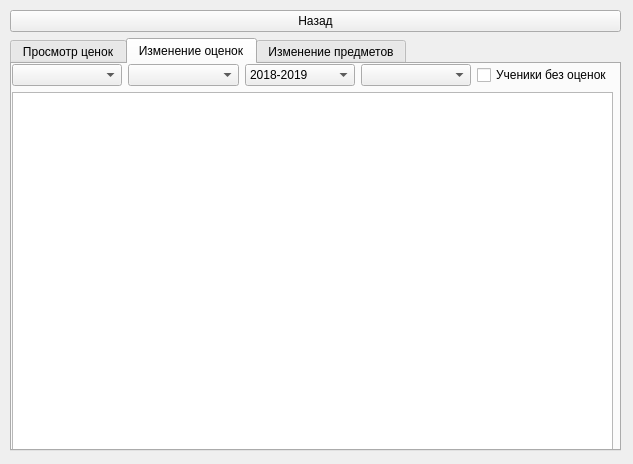
<?xml version="1.0" encoding="UTF-8"?>
<ui version="4.0">
    <class>Form</class>
    <widget class="QWidget" name="Form">
        <property name="geometry">
            <rect>
                <x>0</x>
                <y>0</y>
                <width>633</width>
                <height>464</height>
            </rect>
        </property>
        <property name="windowTitle">
            <string>Form</string>
        </property>
        <widget class="QWidget" name="gridLayoutWidget">
            <property name="geometry">
                <rect>
                    <x>10</x>
                    <y>10</y>
                    <width>611</width>
                    <height>441</height>
                </rect>
            </property>
            <layout class="QGridLayout" name="gridLayout_main">
                <item row="1" column="0">
                    <widget class="QTabWidget" name="tabWidget">
                        <property name="currentIndex">
                            <number>1</number>
                        </property>
                        <widget class="QWidget" name="viewMarks">
                            <attribute name="title">
                                <string>Просмотр ценок</string>
                            </attribute>
                            <widget class="QWidget" name="gridLayoutWidget_2">
                                <property name="geometry">
                                    <rect>
                                        <x>0</x>
                                        <y>0</y>
                                        <width>641</width>
                                        <height>411</height>
                                    </rect>
                                </property>
                                <layout class="QGridLayout" name="gridLayout_viewMarks">
                                    <item row="0" column="2">
                                        <widget class="QComboBox" name="comboBox_year">
                                            <item>
                                                <property name="text">
                                                    <string>2018-2019</string>
                                                </property>
                                            </item>
                                            <item>
                                                <property name="text">
                                                    <string>2019-2020</string>
                                                </property>
                                            </item>
                                            <item>
                                                <property name="text">
                                                    <string>2020-2021</string>
                                                </property>
                                            </item>
                                        </widget>
                                    </item>
                                    <item row="0" column="1">
                                        <widget class="QComboBox" name="comboBox_classLetter"/>
                                    </item>
                                    <item row="0" column="0">
                                        <widget class="QComboBox" name="comboBox_classNum"/>
                                    </item>
                                    <item row="0" column="4">
                                        <widget class="QComboBox" name="comboBox_property">
                                            <item>
                                                <property name="text">
                                                    <string>Все люди</string>
                                                </property>
                                            </item>
                                            <item>
                                                <property name="text">
                                                    <string>Одна 2</string>
                                                </property>
                                            </item>
                                            <item>
                                                <property name="text">
                                                    <string>Одна 3</string>
                                                </property>
                                            </item>
                                            <item>
                                                <property name="text">
                                                    <string>Одна 4</string>
                                                </property>
                                            </item>
                                            <item>
                                                <property name="text">
                                                    <string>Одна 5</string>
                                                </property>
                                            </item>
                                            <item>
                                                <property name="text">
                                                    <string>Две 2</string>
                                                </property>
                                            </item>
                                            <item>
                                                <property name="text">
                                                    <string>Две 3</string>
                                                </property>
                                            </item>
                                            <item>
                                                <property name="text">
                                                    <string>Две 4</string>
                                                </property>
                                            </item>
                                            <item>
                                                <property name="text">
                                                    <string>Две 5</string>
                                                </property>
                                            </item>
                                        </widget>
                                    </item>
                                    <item row="0" column="3">
                                        <widget class="QComboBox" name="comboBox_type"/>
                                    </item>
                                    <item row="0" column="5">
                                        <widget class="QComboBox" name="comboBox_isKicked">
                                            <item>
                                                <property name="text">
                                                    <string>Оба типа</string>
                                                </property>
                                            </item>
                                            <item>
                                                <property name="text">
                                                    <string>Обучаются сейчас</string>
                                                </property>
                                            </item>
                                            <item>
                                                <property name="text">
                                                    <string>Отчислены/ушли</string>
                                                </property>
                                            </item>
                                        </widget>
                                    </item>
                                    <item row="1" column="0" colspan="6">
                                        <widget class="QTableWidget" name="tableWidget_viewMarks"/>
                                    </item>
                                </layout>
                            </widget>
                        </widget>
                        <widget class="QWidget" name="editMarks">
                            <attribute name="title">
                                <string>Изменение оценок</string>
                            </attribute>
                            <widget class="QWidget" name="gridLayoutWidget_3">
                                <property name="geometry">
                                    <rect>
                                        <x>0</x>
                                        <y>0</y>
                                        <width>601</width>
                                        <height>411</height>
                                    </rect>
                                </property>
                                <layout class="QGridLayout" name="gridLayout_editMarks">
                                    <item row="4" column="2">
                                        <widget class="QComboBox" name="comboBox_year_2">
                                            <item>
                                                <property name="text">
                                                    <string>2018-2019</string>
                                                </property>
                                            </item>
                                            <item>
                                                <property name="text">
                                                    <string>2019-2020</string>
                                                </property>
                                            </item>
                                            <item>
                                                <property name="text">
                                                    <string>2020-2021</string>
                                                </property>
                                            </item>
                                        </widget>
                                    </item>
                                    <item row="4" column="3">
                                        <widget class="QComboBox" name="comboBox_type_2"/>
                                    </item>
                                    <item row="4" column="0">
                                        <widget class="QComboBox" name="comboBox_classNum_2"/>
                                    </item>
                                    <item row="4" column="1">
                                        <widget class="QComboBox" name="comboBox_classLetter_2"/>
                                    </item>
                                    <item row="5" column="0" colspan="5">
                                        <widget class="QTableWidget" name="tableWidget_editMarks"/>
                                    </item>
                                    <item row="4" column="4">
                                        <widget class="QCheckBox" name="checkBox">
                                            <property name="text">
                                                <string>Ученики без оценок</string>
                                            </property>
                                        </widget>
                                    </item>
                                </layout>
                            </widget>
                        </widget>
                        <widget class="QWidget" name="editSubjects">
                            <attribute name="title">
                                <string>Изменение предметов</string>
                            </attribute>
                            <widget class="QWidget" name="gridLayoutWidget_4">
                                <property name="geometry">
                                    <rect>
                                        <x>0</x>
                                        <y>0</y>
                                        <width>611</width>
                                        <height>421</height>
                                    </rect>
                                </property>
                                <layout class="QGridLayout" name="gridLayout_editSubjects">
                                    <item row="0" column="0">
                                        <widget class="QComboBox" name="comboBox_classNum_3"/>
                                    </item>
                                    <item row="0" column="1">
                                        <widget class="QComboBox" name="comboBox_classLetter_3"/>
                                    </item>
                                    <item row="1" column="0" colspan="2">
                                        <widget class="QTableWidget" name="tableWidget_editSubjects">
                                            <property name="rowCount">
                                                <number>0</number>
                                            </property>
                                        </widget>
                                    </item>
                                </layout>
                            </widget>
                        </widget>
                    </widget>
                </item>
                <item row="0" column="0">
                    <widget class="QPushButton" name="pushButton_cancel">
                        <property name="text">
                            <string>Назад</string>
                        </property>
                    </widget>
                </item>
            </layout>
        </widget>
    </widget>
    <resources/>
    <connections/>
</ui>
